Frame 1 (no input): blank canvas, image omitted
Frame 60 (the mouse pressed at the canvas centre just before this capture): blank canvas, image omitted
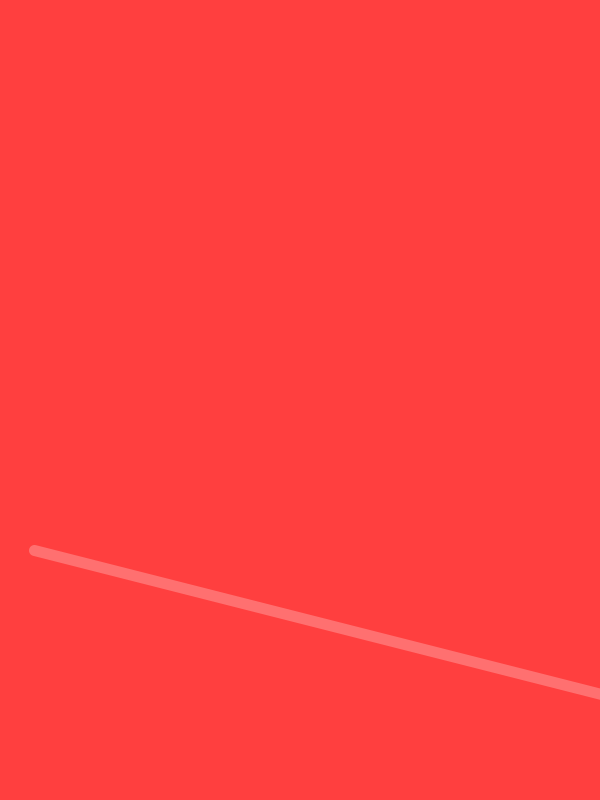
Frame 120 (the mouse held since frame 60 and released just before this capture)

The Processing sketch whose frames 1 and 60 were blank and that drew this single picture after the mouse press (run headless with seeded random() and noise(); from frame 60 on, the mouse is pressed at the canvas centre):

// Processing sketch: processing_75298
// ── processing_75298.pde

int crazyBetty;
int dir;

void setup(){
  size(600,800);
  smooth();
  colorMode(HSB,360,100,100,100);
  crazyBetty = 0;
  dir = 10;
  strokeWeight(11);
}

void draw(){
  if(mousePressed){
    stroke(crazyBetty,56,145);
    crazyBetty++;
    background(crazyBetty++, 75, 100, 50);
      line(crazyBetty*3+crazyBetty,crazyBetty*2,34,crazyBetty);
      rect(crazyBetty*2,crazyBetty,34,40);
      ellipse(crazyBetty*20, crazyBetty*15, 300,400);
      crazyBetty+=dir;
       if(crazyBetty > 600){
         dir = -10;
       }
       if (crazyBetty <=0){  
         dir = 10;
         

  }

}
}
    
